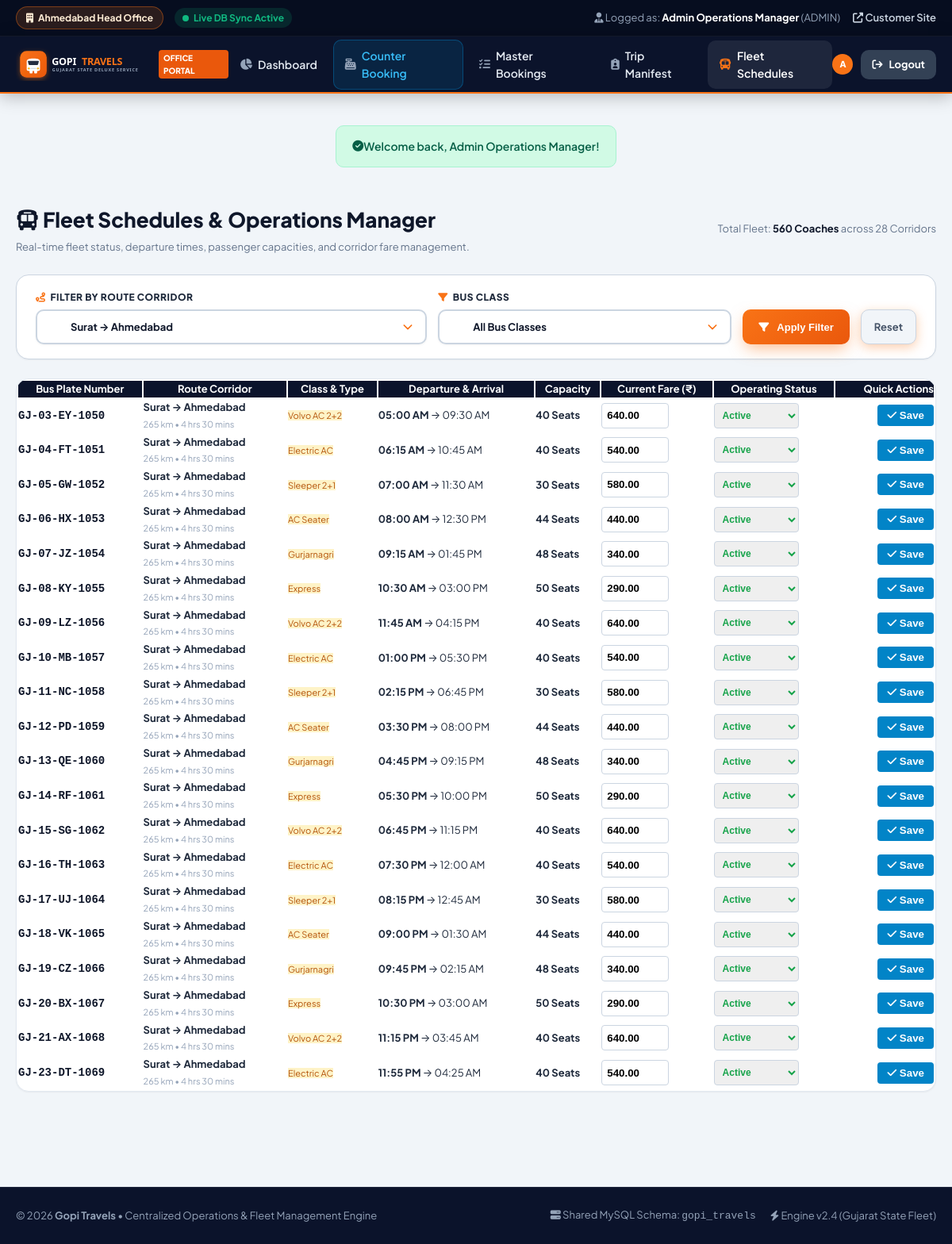
The app's page /admin/buses.php?route_id=2 (signed in) with its own data.
### tables this page shows
CREATE TABLE `buses` (
  `id` INT AUTO_INCREMENT PRIMARY KEY,
  `bus_number` VARCHAR(30) NOT NULL UNIQUE,
  `route_id` INT NOT NULL,
  `bus_class` ENUM('Express', 'Gurjarnagri', 'Sleeper 2+1', 'AC Seater', 'Volvo AC 2+2', 'Electric AC') NOT NULL,
  `total_seats` INT NOT NULL DEFAULT 40,
  `fare` DECIMAL(10, 2) NOT NULL,
  `departure_time` TIME NOT NULL,
  `arrival_time` TIME NOT NULL,
  `is_ac` TINYINT(1) DEFAULT 0,
  `is_sleeper` TINYINT(1) DEFAULT 0,
  `amenities` TEXT DEFAULT NULL,
  `status` ENUM('Active', 'Maintenance', 'Cancelled') DEFAULT 'Active',
  `created_at` TIMESTAMP DEFAULT CURRENT_TIMESTAMP,
  FOREIGN KEY (`route_id`) REFERENCES `routes`(`id`) ON DELETE CASCADE,
  INDEX (`route_id`),
  INDEX (`bus_class`)
);

CREATE TABLE `routes` (
  `id` INT AUTO_INCREMENT PRIMARY KEY,
  `source_city` VARCHAR(100) NOT NULL,
  `destination_city` VARCHAR(100) NOT NULL,
  `distance_km` INT NOT NULL,
  `estimated_time` VARCHAR(50) NOT NULL,
  `via_cities` VARCHAR(255) DEFAULT NULL,
  `created_at` TIMESTAMP DEFAULT CURRENT_TIMESTAMP,
  INDEX (`source_city`),
  INDEX (`destination_city`)
);

### admin/buses.php (the view, shortened to what this page needs)
<?php
require_once __DIR__ . '/includes/header.php';
$pdo = get_db_connection();
$routeFilter = isset($_GET['route_id']) ? (int)$_GET['route_id'] : 0;
$routes = [];
$buses = [];
if ($pdo) {
    $routesStmt = $pdo->query("SELECT id, source_city, destination_city FROM routes ORDER BY source_city, destination_city");
    $routes = $routesStmt->fetchAll();
    $sql = "SELECT b.*, r.source_city, r.destination_city, r.distance_km, r.estimated_time
            FROM buses b
            JOIN routes r ON b.route_id = r.id
            WHERE 1=1";
    $params = [];
    if ($routeFilter > 0) {
        $sql .= " AND b.route_id = ?";
        $params[] = $routeFilter;
    }
    $sql .= " ORDER BY r.source_city, r.destination_city, b.departure_time ASC LIMIT 100";
    $stmt = $pdo->prepare($sql);
    $stmt->execute($params);
    $buses = $stmt->fetchAll();
}
?>
<div class="container-fluid" style="max-width: 1440px; margin: 30px auto 60px; padding: 0 20px;">
    <div style="display: flex; justify-content: space-between; align-items: center; margin-bottom: 24px;">
        <div>
            <h1 style="font-size: 26px; font-weight: 900; color: #0f172a; margin-bottom: 4px;">
                <i class="fas fa-bus text-primary me-2"></i> Fleet Schedules & Operations Manager
            </h1>
            <p style="color: #64748b; font-size: 13px;">
                Real-time fleet status, departure times, passenger capacities, and corridor fare management.
            </p>
        </div>
        <div style="font-size: 13px; color: #64748b;">
            Total Fleet: <strong style="color:#0f172a;">560 Coaches</strong> across 28 Corridors
        </div>
    </div>
    <div style="background: #ffffff; border: 1px solid #cbd5e1; border-radius: var(--radius-lg); padding: 18px 24px; box-shadow: var(--shadow-sm); margin-bottom: 24px;">
        <form action="buses.php" method="GET" style="display: grid; grid-template-columns: 2fr 1.5fr auto auto; gap: 14px; align-items: end;">
            <div class="form-group-custom">
                <label class="form-label-custom"><i class="fas fa-route"></i> Filter by Route Corridor</label>
                <select name="route_id" class="form-control-custom" style="height: 44px; font-size: 13px;">
                    <?php foreach ($routes as $r): ?>
                        <option value="<?= $r['id']; ?>" <?= $r['id'] === $routeFilter ? 'selected' : ''; ?>>
                            <?= htmlspecialchars($r['source_city']); ?> &rarr; <?= htmlspecialchars($r['destination_city']); ?>
                        </option>
                    <?php endforeach; ?>
                </select>
            </div>
            <div class="form-group-custom">
                <label class="form-label-custom"><i class="fas fa-filter"></i> Bus Class</label>
                <select name="class" class="form-control-custom" style="height: 44px; font-size: 13px;">
                    <option value="">All Bus Classes</option>
                </select>
            </div>
            <button type="submit" class="btn-search-bus" style="height: 44px; padding: 0 20px; font-size: 13px;">
                <i class="fas fa-filter me-1"></i> Apply Filter
            </button>
            <a href="buses.php" class="btn-nav-primary" style="background:#f1f5f9; color:#475569; border:1px solid #cbd5e1; height:44px; display:inline-flex; align-items:center; padding:0 16px; font-size:13px;">
                Reset
            </a>
        </form>
    </div>
    <div style="background: #ffffff; border: 1px solid #e2e8f0; border-radius: var(--radius-lg); box-shadow: var(--shadow-sm); overflow: hidden;">
        <div style="overflow-x: auto;">
            <table class="table-custom" style="width: 100%; font-size: 13px;">
                <thead>
                    <tr style="background: #0b132b; color: #ffffff;">
                        <th>Bus Plate Number</th>
                        <th>Route Corridor</th>
                        <th>Class & Type</th>
                        <th>Departure & Arrival</th>
                        <th>Capacity</th>
                        <th>Current Fare (₹)</th>
                        <th>Operating Status</th>
                        <th style="text-align: right;">Quick Actions</th>
                    </tr>
                </thead>
                <tbody>
                    <?php if (empty($buses)): ?>
                        <tr>
                            <td colspan="8" style="text-align: center; padding: 30px; color: #94a3b8;">
                                No buses found matching the selected filter.
                            </td>
                        </tr>
                    <?php else: ?>
                        <?php foreach ($buses as $bus): ?>
                            <tr>
                                <td>
                                    <strong style="color: #0f172a; font-family: monospace; font-size: 14px;"><?= htmlspecialchars($bus['bus_number']); ?></strong>
                                </td>
                                <td>
                                    <strong><?= htmlspecialchars($bus['source_city']); ?> &rarr; <?= htmlspecialchars($bus['destination_city']); ?></strong><br>
                                    <span style="font-size: 11px; color: #94a3b8;"><?= $bus['distance_km']; ?> km &bull; <?= $bus['estimated_time']; ?></span>
                                </td>
                                <td>
                                    <span class="badge badge-express" style="font-size: 11px;"><?= htmlspecialchars($bus['bus_class']); ?></span>
                                </td>
                                <td>
                                    <strong><?= date('h:i A', strtotime($bus['departure_time'])); ?></strong> &rarr; <?= date('h:i A', strtotime($bus['arrival_time'])); ?>
                                </td>
                                <td>
                                    <strong><?= $bus['total_seats']; ?> Seats</strong>
                                </td>
                                <form action="buses.php" method="POST">
                                    <td>
                                        <input type="number" name="fare" value="<?= $bus['fare']; ?>" step="5" min="50" style="width: 85px; height: 32px; padding: 2px 6px; border: 1px solid #cbd5e1; border-radius: 4px; font-weight: 700;">
                                    </td>
                                    <td>
                                        <select name="status" style="height: 32px; padding: 2px 6px; border: 1px solid #cbd5e1; border-radius: 4px; font-size: 12px; font-weight: 700; <?= $bus['status'] === 'Active' ? 'color:#16a34a;' : ($bus['status'] === 'Maintenance' ? 'color:#d97706;' : 'color:#dc2626;'); ?>">
                                            <option value="Active" <?= $bus['status'] === 'Active' ? 'selected' : ''; ?>>Active</option>
                                        </select>
                                    </td>
                                    <td style="text-align: right;">
                                        <button type="submit" name="update_bus_status" value="1" class="btn-sm" style="background:#0284c7; color:#fff; border:none; padding:6px 12px; border-radius:4px; font-weight:700; cursor:pointer;" title="Save Status & Fare">
                                            <i class="fas fa-check me-1"></i> Save
                                        </button>
                                    </td>
                                </form>
                            </tr>
                        <?php endforeach; ?>
                    <?php endif; ?>
                </tbody>
            </table>
        </div>
    </div>
</div>
<?php require_once __DIR__ . '/includes/footer.php'; ?>

### assets/css/style.css (style rules this page uses)
:root { --primary: #f97316; --primary-dark: #ea580c; --primary-light: #ffedd5; --secondary: #0b132b; --secondary-light: #1c2541; --accent: #10b981; --accent-gold: #f59e0b; --accent-red: #ef4444; --accent-pink: #ec4899; --accent-blue: #0284c7; --accent-purple: #8b5cf6; --bg-main: #f8fafc; --bg-card: #ffffff; --bg-dark: #0f172a; --bg-dark-card: #1e293b; --text-main: #1e293b; --text-muted: #64748b; --text-light: #f8fafc; --text-dark: #0f172a; --border-light: #e2e8f0; --border-dark: rgba(255, 255, 255, 0.1); --shadow-sm: 0 1px 2px 0 rgba(0, 0, 0, 0.05); --shadow-md: 0 4px 6px -1px rgba(0, 0, 0, 0.1), 0 2px 4px -1px rgba(0, 0, 0, 0.06); --shadow-lg: 0 10px 15px -3px rgba(0, 0, 0, 0.1), 0 4px 6px -2px rgba(0, 0, 0, 0.05); --shadow-xl: 0 20px 25px -5px rgba(0, 0, 0, 0.1), 0 10px 10px -5px rgba(0, 0, 0, 0.04); --shadow-glow: 0 0 20px rgba(249, 115, 22, 0.35); --radius-sm: 6px; --radius-md: 10px; --radius-lg: 16px; --radius-xl: 24px; --radius-full: 9999px; --font-main: 'Plus Jakarta Sans', -apple-system, BlinkMacSystemFont, 'Segoe UI', Roboto, sans-serif; --transition-fast: all 0.2s cubic-bezier(0.4, 0, 0.2, 1); --transition-normal: all 0.3s cubic-bezier(0.4, 0, 0.2, 1); --transition-slow: all 0.5s cubic-bezier(0.4, 0, 0.2, 1); }
*, *::before, *::after { box-sizing: border-box; margin: 0; padding: 0; }
html { scroll-behavior: smooth; }
body { font-family: var(--font-main); background-color: var(--bg-main); color: var(--text-main); line-height: 1.6; overflow-x: hidden; min-height: 100vh; display: flex; flex-direction: column; }
a { color: inherit; text-decoration: none; transition: var(--transition-fast); }
.container-fluid { width: 100%; padding: 0 20px; }
.btn-nav-primary { background: linear-gradient(135deg, var(--primary), var(--primary-dark)); color: #ffffff; font-weight: 700; font-size: 14px; padding: 10px 18px; border-radius: var(--radius-md); display: inline-flex; align-items: center; gap: 8px; border: none; cursor: pointer; box-shadow: 0 4px 14px rgba(249, 115, 22, 0.35); transition: var(--transition-fast); }
.form-group-custom { display: flex; flex-direction: column; gap: 6px; text-align: left; position: relative; }
.form-label-custom { font-size: 12px; font-weight: 800; color: #1e293b; text-transform: uppercase; letter-spacing: 0.5px; display: flex; align-items: center; gap: 6px; }
.form-label-custom i { color: var(--primary); }
.form-control-custom { width: 100%; height: 52px; padding: 10px 14px 10px 42px; border: 2px solid #cbd5e1; border-radius: var(--radius-md); font-size: 15px; font-weight: 700; color: #0f172a; background-color: #ffffff; transition: var(--transition-fast); font-family: inherit; box-shadow: 0 1px 3px rgba(0, 0, 0, 0.05); }
select.form-control-custom { cursor: pointer; appearance: none; -webkit-appearance: none; -moz-appearance: none; background-repeat: no-repeat; background-position: right 14px center; background-size: 16px; padding-right: 38px; }
.btn-search-bus { height: 52px; background: linear-gradient(135deg, var(--primary), var(--primary-dark)); color: #ffffff; font-size: 16px; font-weight: 800; padding: 0 28px; border-radius: var(--radius-md); border: none; cursor: pointer; display: flex; align-items: center; justify-content: center; gap: 10px; box-shadow: 0 8px 20px -4px rgba(249, 115, 22, 0.5); transition: var(--transition-normal); white-space: nowrap; }
.badge-express { background: #fef3c7; color: #b45309; }

### records on screen
buses: bus_number "GJ-03-EY-1050", route.source_city "Surat", route.destination_city "Ahmedabad", route.distance_km "265", route.estimated_time "4 hrs 30 mins", bus_class "Volvo AC 2+2", departure_time "05:00 AM", arrival_time "09:30 AM", total_seats "40", fare "640.00", status "Active"
buses: bus_number "GJ-04-FT-1051", route.source_city "Surat", route.destination_city "Ahmedabad", route.distance_km "265", route.estimated_time "4 hrs 30 mins", bus_class "Electric AC", departure_time "06:15 AM", arrival_time "10:45 AM", total_seats "40", fare "540.00", status "Active"
buses: bus_number "GJ-05-GW-1052", route.source_city "Surat", route.destination_city "Ahmedabad", route.distance_km "265", route.estimated_time "4 hrs 30 mins", bus_class "Sleeper 2+1", departure_time "07:00 AM", arrival_time "11:30 AM", total_seats "30", fare "580.00", status "Active"
buses: bus_number "GJ-06-HX-1053", route.source_city "Surat", route.destination_city "Ahmedabad", route.distance_km "265", route.estimated_time "4 hrs 30 mins", bus_class "AC Seater", departure_time "08:00 AM", arrival_time "12:30 PM", total_seats "44", fare "440.00", status "Active"
buses: bus_number "GJ-07-JZ-1054", route.source_city "Surat", route.destination_city "Ahmedabad", route.distance_km "265", route.estimated_time "4 hrs 30 mins", bus_class "Gurjarnagri", departure_time "09:15 AM", arrival_time "01:45 PM", total_seats "48", fare "340.00", status "Active"
buses: bus_number "GJ-08-KY-1055", route.source_city "Surat", route.destination_city "Ahmedabad", route.distance_km "265", route.estimated_time "4 hrs 30 mins", bus_class "Express", departure_time "10:30 AM", arrival_time "03:00 PM", total_seats "50", fare "290.00", status "Active"
buses: bus_number "GJ-09-LZ-1056", route.source_city "Surat", route.destination_city "Ahmedabad", route.distance_km "265", route.estimated_time "4 hrs 30 mins", bus_class "Volvo AC 2+2", departure_time "11:45 AM", arrival_time "04:15 PM", total_seats "40", fare "640.00", status "Active"
buses: bus_number "GJ-10-MB-1057", route.source_city "Surat", route.destination_city "Ahmedabad", route.distance_km "265", route.estimated_time "4 hrs 30 mins", bus_class "Electric AC", departure_time "01:00 PM", arrival_time "05:30 PM", total_seats "40", fare "540.00", status "Active"
buses: bus_number "GJ-11-NC-1058", route.source_city "Surat", route.destination_city "Ahmedabad", route.distance_km "265", route.estimated_time "4 hrs 30 mins", bus_class "Sleeper 2+1", departure_time "02:15 PM", arrival_time "06:45 PM", total_seats "30", fare "580.00", status "Active"
buses: bus_number "GJ-12-PD-1059", route.source_city "Surat", route.destination_city "Ahmedabad", route.distance_km "265", route.estimated_time "4 hrs 30 mins", bus_class "AC Seater", departure_time "03:30 PM", arrival_time "08:00 PM", total_seats "44", fare "440.00", status "Active"
buses: bus_number "GJ-13-QE-1060", route.source_city "Surat", route.destination_city "Ahmedabad", route.distance_km "265", route.estimated_time "4 hrs 30 mins", bus_class "Gurjarnagri", departure_time "04:45 PM", arrival_time "09:15 PM", total_seats "48", fare "340.00", status "Active"
buses: bus_number "GJ-14-RF-1061", route.source_city "Surat", route.destination_city "Ahmedabad", route.distance_km "265", route.estimated_time "4 hrs 30 mins", bus_class "Express", departure_time "05:30 PM", arrival_time "10:00 PM", total_seats "50", fare "290.00", status "Active"
buses: bus_number "GJ-15-SG-1062", route.source_city "Surat", route.destination_city "Ahmedabad", route.distance_km "265", route.estimated_time "4 hrs 30 mins", bus_class "Volvo AC 2+2", departure_time "06:45 PM", arrival_time "11:15 PM", total_seats "40", fare "640.00", status "Active"
buses: bus_number "GJ-16-TH-1063", route.source_city "Surat", route.destination_city "Ahmedabad", route.distance_km "265", route.estimated_time "4 hrs 30 mins", bus_class "Electric AC", departure_time "07:30 PM", arrival_time "12:00 AM", total_seats "40", fare "540.00", status "Active"
buses: bus_number "GJ-17-UJ-1064", route.source_city "Surat", route.destination_city "Ahmedabad", route.distance_km "265", route.estimated_time "4 hrs 30 mins", bus_class "Sleeper 2+1", departure_time "08:15 PM", arrival_time "12:45 AM", total_seats "30", fare "580.00", status "Active"
buses: bus_number "GJ-18-VK-1065", route.source_city "Surat", route.destination_city "Ahmedabad", route.distance_km "265", route.estimated_time "4 hrs 30 mins", bus_class "AC Seater", departure_time "09:00 PM", arrival_time "01:30 AM", total_seats "44", fare "440.00", status "Active"
buses: bus_number "GJ-19-CZ-1066", route.source_city "Surat", route.destination_city "Ahmedabad", route.distance_km "265", route.estimated_time "4 hrs 30 mins", bus_class "Gurjarnagri", departure_time "09:45 PM", arrival_time "02:15 AM", total_seats "48", fare "340.00", status "Active"
buses: bus_number "GJ-20-BX-1067", route.source_city "Surat", route.destination_city "Ahmedabad", route.distance_km "265", route.estimated_time "4 hrs 30 mins", bus_class "Express", departure_time "10:30 PM", arrival_time "03:00 AM", total_seats "50", fare "290.00", status "Active"
buses: bus_number "GJ-21-AX-1068", route.source_city "Surat", route.destination_city "Ahmedabad", route.distance_km "265", route.estimated_time "4 hrs 30 mins", bus_class "Volvo AC 2+2", departure_time "11:15 PM", arrival_time "03:45 AM", total_seats "40", fare "640.00", status "Active"
buses: bus_number "GJ-23-DT-1069", route.source_city "Surat", route.destination_city "Ahmedabad", route.distance_km "265", route.estimated_time "4 hrs 30 mins", bus_class "Electric AC", departure_time "11:55 PM", arrival_time "04:25 AM", total_seats "40", fare "540.00", status "Active"

### other values on screen
$staffUser['branch_office'] "Ahmedabad Head Office"
$staffUser['name'] "Admin Operations Manager"
$staffUser['role'] "ADMIN"
substr($staffUser['name'], 0, 1) "A"
$msg "Welcome back, Admin Operations Manager!"
form field route_id "Surat → Ahmedabad"
